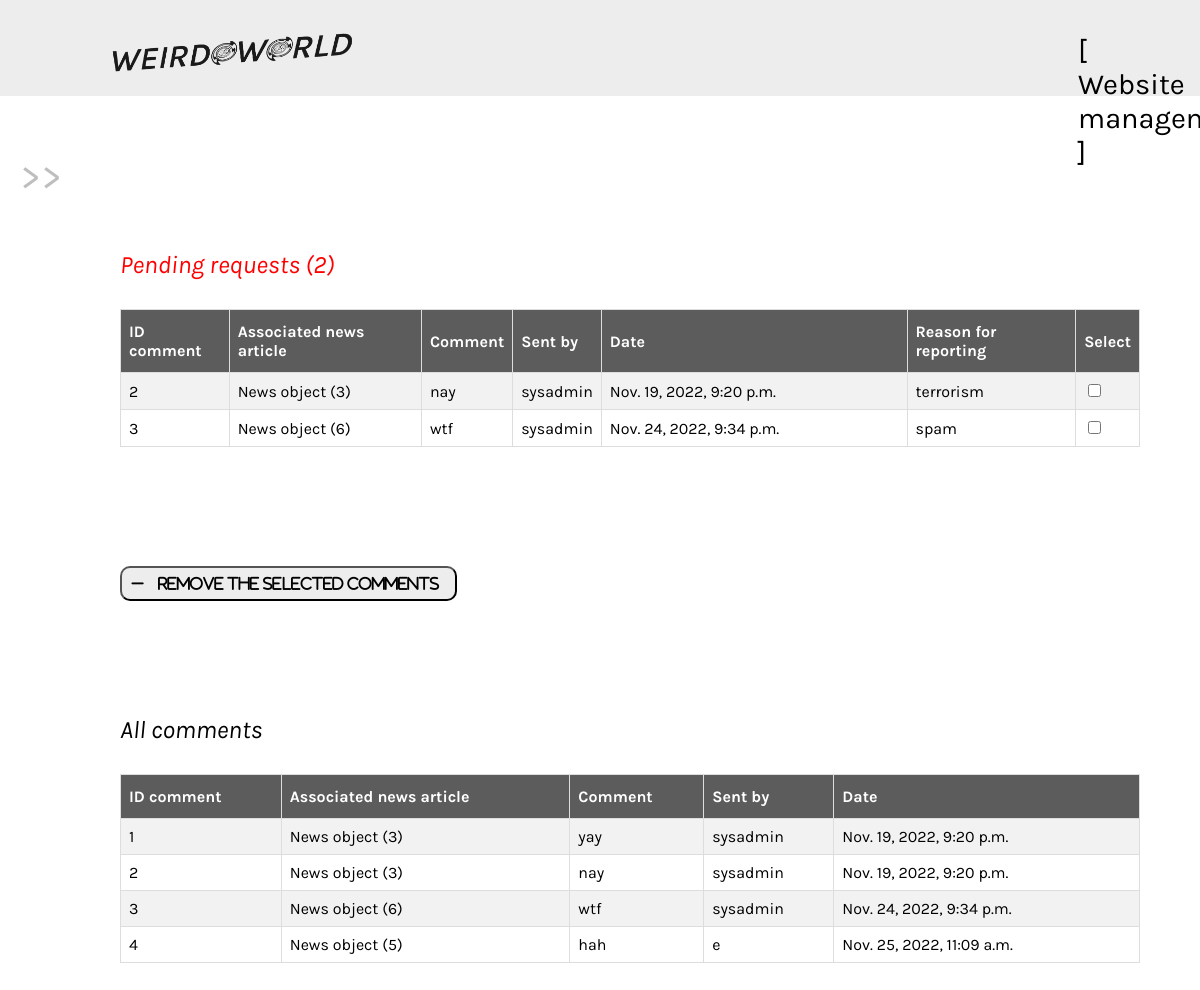
/comm_admin, run on the app's committed database.
### core/models.py (models this page shows, shortened)
class Comments(models.Model):
    id=models.IntegerField(primary_key=True)
    id_news = models.ForeignKey(News, on_delete=models.CASCADE)
    date_comm = models.DateTimeField(default=datetime.now)
    user = models.CharField(max_length = 100)
    comment = models.TextField(max_length = 500)
    pending_req = models.BooleanField(default=False, editable=True)
    reason_report = models.TextField(max_length = 100, default='.', editable=True)

class News(models.Model):
    img = models.ImageField(upload_to='news')
    title = models.CharField(max_length = 150)
    written_on = models.DateTimeField(default=datetime.now)
    description_brief = models.CharField(max_length = 400)
    description = models.FileField(default='text_articles/dummy.txt')
    access_count = models.IntegerField()
    id = models.IntegerField(primary_key=True)

### core/views.py (the view, shortened to what this page needs)
# urls.py: path('comm_admin', views.comm_admin, name='comm_admin'),
def comm_admin(request):
    comments = Comments.objects.all()
    pending_comms = []
    for c in comments:
        if c.pending_req == True:
            pending_comms.append(c)
    return render(request, 'comments-admin.html', {'pending_comms': pending_comms, 'nr_pending': len(pending_comms), 'comments': comments})

### templates/comments-admin.html (shortened to what this page needs)
{% load static %}
<!DOCTYPE html>
<html lang="en">
<head>
    <link rel="stylesheet" href="{% static 'css/comms.css' %}">
    <link href="{% static 'fontawesomefree/css/all.min.css' %}" rel="stylesheet" type="text/css">
</head>
<body>
    <div class="navbar" >
        <div class="container">
            <div class="logo">
                <a class="logo-img" href="/" title="Go back home">
                    <img src="{% static 'images/logo.png' %}" alt="WeirdoWorld logo" style="max-width:250px; max-height:220px; padding-top: 20px">
                </a>
            </div>
            <p class="header-txt">[ Website management ]</p>
        </div>
    </div>
    <br><br><br>
    <span class="menu-arrow" style="cursor:pointer" onmouseover="openNav()">>></span>
    <div class="tables">
        <em class="pending-txt">Pending requests ({{ nr_pending }}) </em>
        <form method="POST" action="{% url 'comm_admin' %}">
            <table id="pending-table">
                <tr>
                <th>ID comment</th>
                <th>Associated news article</th>
                <th>Comment</th>
                <th>Sent by</th>
                <th>Date</th>
                <th>Reason for reporting</th>
                <th>Select</th>
                </tr>
                {% for c in pending_comms %}
                    <tr>
                    <td>{{ c.id }}</td>
                    <td>{{ c.id_news }}</td>
                    <td>{{ c.comment }}</td>
                    <td>{{ c.user }}</td>
                    <td style="width:30%">{{ c.date_comm }}</td>
                    <td>{{ c.reason_report }}</td>
                    <td><input type="checkbox" value="{{ c.id }}" name="select" />&nbsp;</td>
                    </tr>
                {% endfor %}
            </table>
            <br>
            <button class="select-comms" style="cursor: pointer">
                <i class="fa-solid fa-minus" id="minus">
                    <span class="txt">REMOVE THE SELECTED COMMENTS</span>
                </i>
            </button>
        </form>
        <br><br><br><br><br><br>
        <em class="all-txt">All comments </em>
        <table id="all-table">
            <tr>
                <th>ID comment</th>
                <th>Associated news article</th>
                <th>Comment</th>
                <th>Sent by</th>
                <th>Date</th>
            </tr>
            {% for c in comments %}
                <tr>
                <td>{{ c.id }}</td>
                <td>{{ c.id_news }}</td>
                <td>{{ c.comment }}</td>
                <td>{{ c.user }}</td>
                <td style="width:30%">{{ c.date_comm }}</td>
                </tr>
            {% endfor %}
        </table>
    </div>
    <br><br><br><br><br><br>
</body>
</html>

### static/css/comms.css (style rules this page uses)
html, body { max-width: 100%; max-height: 5500px; overflow-x: hidden; scroll-behavior: smooth; }
body { background: white; margin: 0; font-family: "Karla", sans-serif; }
.navbar { background: rgb(237, 237, 237); height: 80px; padding: 0.5em; }
.navbar .container .logo { padding-left: 100px; }
.navbar .container .header-txt { margin-left: 400px; margin-top: -40px; font-size: 20px; }
.menu-arrow { padding-top: 50px; margin-left: 50px; font-size: 30px; color: rgb(190, 190, 190); }
.tables { margin-top:50px; }
.tables .pending-txt { margin-left: 120px; font-size: 25px; color: red }
#pending-table { margin-top: 30px; margin-left: 120px; font-family: Karla, sans-serif; border-collapse: collapse; width: 68%; }
#pending-table td, #pending-table th { border: 1px solid #ddd; padding: 8px; }
#pending-table tr:nth-child(even) { background-color: #f2f2f2; }
#pending-table th { padding-top: 12px; padding-bottom: 12px; text-align: left; background-color: rgb(92, 92, 92); color: white; }
.tables .all-txt { margin-left: 120px; font-size: 25px; color: rgb(0, 0, 0) }
#all-table { margin-top: 30px; margin-left: 120px; font-family: Karla, sans-serif; border-collapse: collapse; width: 68%; }
#all-table td, #all-table th { border: 1px solid #ddd; padding: 8px; }
#all-table tr:nth-child(even) { background-color: #f2f2f2; }
#all-table th { padding-top: 12px; padding-bottom: 12px; text-align: left; background-color: rgb(92, 92, 92); color: white; }
.select-comms { margin-top: 100px; margin-left: 120px; background-color: rgb(237, 237, 237); border-radius: 10px; font-size: 15px; height: 35px; font-family: Karla, sans-serif; }
.select-comms #minus { margin-left: 3px; }
.select-comms .txt { padding: 10px 10px 10px 10px; }
@media only screen and (min-width: 768px) { .navbar { background: rgb(237, 237, 237); height: 80px; padding: 0.5em; } }
@media only screen and (min-width: 768px) { .navbar .container .logo { padding-left: 100px; } }
@media only screen and (min-width: 768px) { .navbar .container .header-txt { margin-left: 1070px; margin-top: -50px; font-size: 29px; } }
@media only screen and (min-width: 768px) { .menu-arrow { margin-left: 20px; font-size: 40px; color: rgb(190, 190, 190); } }
@media only screen and (min-width: 768px) { #pending-table { margin-top: 30px; margin-left: 120px; font-family: Karla, sans-serif; border-collapse: collapse; width: 85%; } }
@media only screen and (min-width: 768px) { #all-table { margin-top: 30px; margin-left: 120px; font-family: Karla, sans-serif; border-collapse: collapse; width: 85%; } }
@media only screen and (min-width: 768px) { .select-comms { margin-top: 100px; margin-left: 120px; background-color: rgb(237, 237, 237); border-radius: 10px; font-size: 15px; height: 35px; font-family: Karla, sans-serif; } }
@media only screen and (min-width: 768px) { .select-comms #minus { margin-left: 3px; } }
@media only screen and (min-width: 768px) { .select-comms .txt { padding: 10px 10px 10px 10px; } }

### data on the page
Comments: id "2", id_news "News object (3)", comment "nay", user "sysadmin", date_comm "Nov. 19, 2022, 9:20 p.m.", reason_report "terrorism"
Comments: id "3", id_news "News object (6)", comment "wtf", user "sysadmin", date_comm "Nov. 24, 2022, 9:34 p.m.", reason_report "spam"
Comments: id "1", id_news "News object (3)", comment "yay", user "sysadmin", date_comm "Nov. 19, 2022, 9:20 p.m."
Comments: id "4", id_news "News object (5)", comment "hah", user "e", date_comm "Nov. 25, 2022, 11:09 a.m."

### other printed values
{{ nr_pending }} "2"
